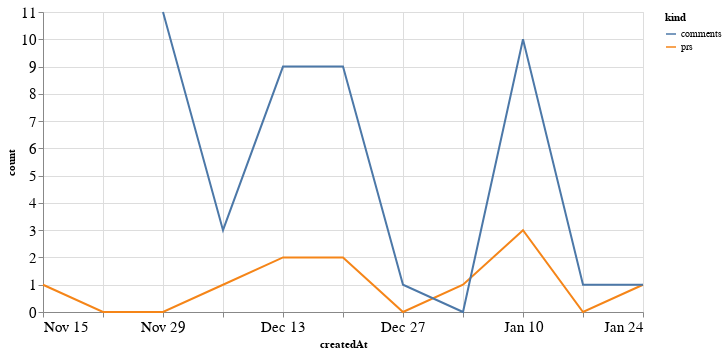

Notebook code for this chart:
### Code cell
alt.Chart(total_time, width=600).mark_line().encode(
    x='createdAt',
    y='count',
    color='kind'
)

### Figure 1 — Vega-Lite specification as saved in the notebook (floating-point values rounded to 4 significant figures)
{"config": {"axisLeft": {"labelFontSize": 15}, "axisBottom": {"labelFontSize": 15}}, "data": {"name": "data-a3454bac1a5c603e1b253aea4ec2b9f9"}, "mark": "line", "encoding": {"color": {"type": "nominal", "field": "kind"}, "x": {"type": "temporal", "field": "createdAt"}, "y": {"type": "quantitative", "field": "count"}}, "width": 600, "$schema": "https://vega.github.io/schema/vega-lite/v4.8.1.json", "datasets": {"data-a3454bac1a5c603e1b253aea4ec2b9f9": [{"createdAt": "2020-11-15T00:00:00", "kind": "prs", "count": 1.0}, {"createdAt": "2020-11-22T00:00:00", "kind": "prs", "count": 0.0}, {"createdAt": "2020-11-29T00:00:00", "kind": "prs", "count": 0.0}, {"createdAt": "2020-12-06T00:00:00", "kind": "prs", "count": 1.0}, {"createdAt": "2020-12-13T00:00:00", "kind": "prs", "count": 2.0}, {"createdAt": "2020-12-20T00:00:00", "kind": "prs", "count": 2.0}, {"createdAt": "2020-12-27T00:00:00", "kind": "prs", "count": 0.0}, {"createdAt": "2021-01-03T00:00:00", "kind": "prs", "count": 1.0}, {"createdAt": "2021-01-10T00:00:00", "kind": "prs", "count": 3.0}, {"createdAt": "2021-01-17T00:00:00", "kind": "prs", "count": 0.0}, {"createdAt": "2021-01-24T00:00:00", "kind": "prs", "count": 1.0}, {"createdAt": "2020-11-15T00:00:00", "kind": "comments", "count": null}, {"createdAt": "2020-11-22T00:00:00", "kind": "comments", "count": null}, {"createdAt": "2020-11-29T00:00:00", "kind": "comments", "count": 11.0}, {"createdAt": "2020-12-06T00:00:00", "kind": "comments", "count": 3.0}, {"createdAt": "2020-12-13T00:00:00", "kind": "comments", "count": 9.0}, {"createdAt": "2020-12-20T00:00:00", "kind": "comments", "count": 9.0}, {"createdAt": "2020-12-27T00:00:00", "kind": "comments", "count": 1.0}, {"createdAt": "2021-01-03T00:00:00", "kind": "comments", "count": 0.0}, {"createdAt": "2021-01-10T00:00:00", "kind": "comments", "count": 10.0}, {"createdAt": "2021-01-17T00:00:00", "kind": "comments", "count": 1.0}, {"createdAt": "2021-01-24T00:00:00", "kind": "comments", "count": 1.0}]}}
